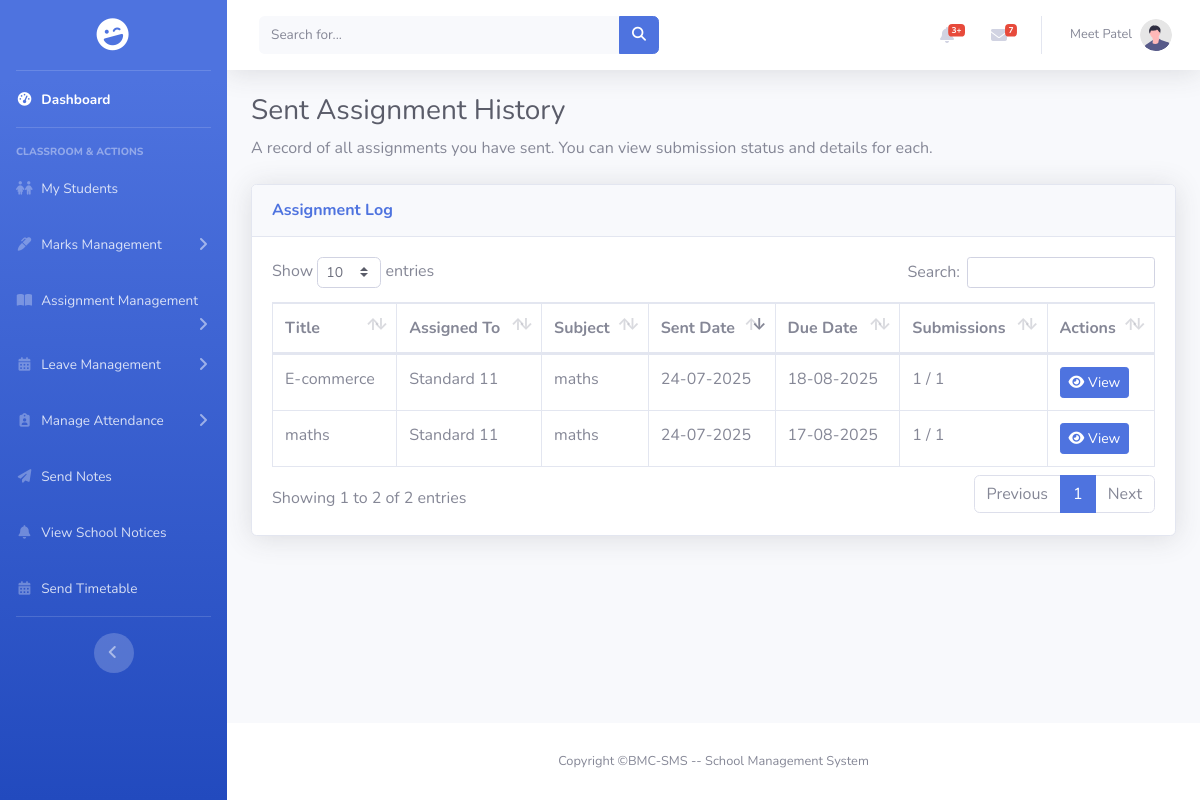
/pages/assignments/assignment_history.php (signed in), run on an earlier commit of the app's database.
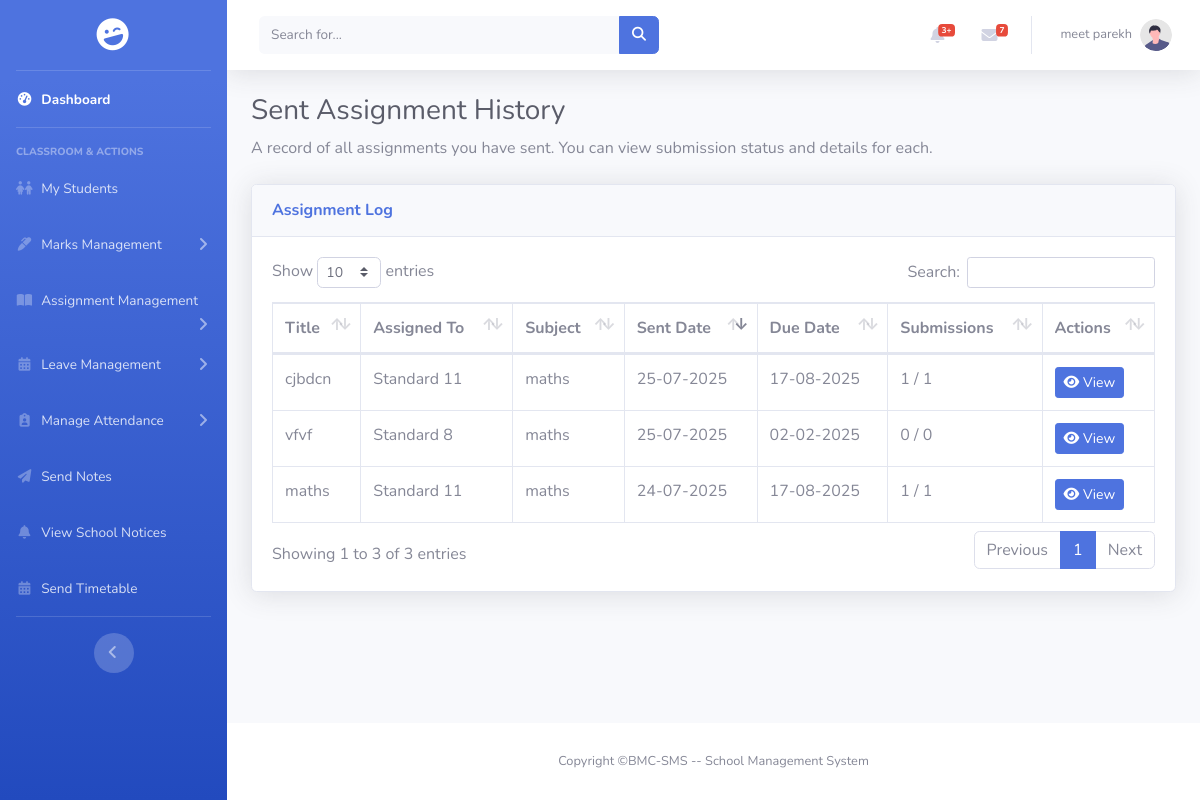
And on a later commit of the database.
### tables this page shows
CREATE TABLE `assignments` (
  `id` int(11) NOT NULL,
  `teacher_id` int(11) NOT NULL,
  `school_id` int(11) NOT NULL,
  `standard` varchar(50) NOT NULL,
  `subject` varchar(100) NOT NULL,
  `title` varchar(255) NOT NULL,
  `description` text NOT NULL,
  `file_path` varchar(255) DEFAULT NULL,
  `original_filename` varchar(255) DEFAULT NULL,
  `due_date` date DEFAULT NULL,
  `created_at` timestamp NOT NULL DEFAULT current_timestamp()
);

### encryption.php (called while the page is built, shortened)
<?php
function decrypt_id($encrypted)
{
    return openssl_decrypt($encrypted, ENCRYPTION_METHOD, ENCRYPTION_KEY, 0, ENCRYPTION_IV);
}

### pages/assignments/assignment_history.php (the view, shortened to what the changed rows need)
<?php
include_once "../../encryption.php";
include_once "../../includes/connect.php";
$userId = null;
if (isset($_COOKIE['encrypted_user_id'])) {
    $userId = decrypt_id($_COOKIE['encrypted_user_id']);
}
$stmt = $conn->prepare("
    SELECT
        a.id,
        a.title,
        a.standard,
        a.subject,
        a.created_at,
        a.due_date,
        (SELECT COUNT(*) FROM assignment_submissions s WHERE s.assignment_id = a.id) as submission_count,
        (SELECT COUNT(*) FROM student st WHERE st.school_id = a.school_id AND st.std = a.standard) as total_students
    FROM assignments a
    WHERE a.teacher_id = ?
    ORDER BY a.created_at DESC
");
$stmt->bind_param("i", $userId);
$stmt->execute();
$result = $stmt->get_result();
$assignments = $result->fetch_all(MYSQLI_ASSOC);
?>
<!DOCTYPE html>
<html lang="en">
<head>
    <link href="../../assets/vendor/fontawesome-free/css/all.min.css" rel="stylesheet" type="text/css">
    <link href="../../assets/css/sb-admin-2.min.css" rel="stylesheet">
    <link rel="stylesheet" href="https://cdnjs.cloudflare.com/ajax/libs/font-awesome/6.5.2/css/all.min.css" />
    <link href="../../assets/vendor/datatables/dataTables.bootstrap4.min.css" rel="stylesheet">
    <link rel="stylesheet" href="../../assets/css/scrollbar_hidden.css">
    <link rel="stylesheet" href="../../assets/css/sidebar.css">
</head>
<body id="page-top">
    <div id="wrapper">
        <div id="content-wrapper" class="d-flex flex-column">
            <div id="content">
                <?php include '../../includes/header.php'; ?>
                <div class="container-fluid">
                    <h1 class="h3 mb-2 text-gray-800">Sent Assignment History</h1>
                    <div class="card shadow mb-4">
                        <div class="card-body">
                            <div class="table-responsive">
                                <table class="table table-bordered" id="dataTable" width="100%" cellspacing="0">
                                    <thead>
                                        <tr>
                                            <th>Title</th>
                                            <th>Assigned To</th>
                                            <th>Subject</th>
                                            <th>Sent Date</th>
                                            <th>Due Date</th>
                                            <th>Submissions</th>
                                            <th>Actions</th>
                                        </tr>
                                    </thead>
                                    <tbody>
                                        <?php if (!empty($assignments)): ?>
                                            <?php foreach ($assignments as $assignment): ?>
                                                <tr>
                                                    <td><?php echo htmlspecialchars($assignment['title']); ?></td>
                                                    <td>Standard <?php echo htmlspecialchars($assignment['standard']); ?></td>
                                                    <td><?php echo htmlspecialchars($assignment['subject']); ?></td>
                                                    <td><?php echo date("d-m-Y", strtotime($assignment['created_at'])); ?></td>
                                                    <td><?php echo date("d-m-Y", strtotime($assignment['due_date'])); ?></td>
                                                    <td><?php echo htmlspecialchars($assignment['submission_count']); ?> / <?php echo htmlspecialchars($assignment['total_students']); ?></td>
                                                    <td>
                                                        <a href="view_submissions.php?id=<?php echo $assignment['id']; ?>" class="btn btn-primary btn-sm" title="View Submissions">
                                                            <i class="fas fa-eye"></i> View
                                                        </a>
                                                    </td>
                                                </tr>
                                            <?php endforeach; ?>
                                        <?php else: ?>
                                            <tr>
                                                <td colspan="7" class="text-center">You have not sent any assignments yet.</td>
                                            </tr>
                                        <?php endif; ?>
                                    </tbody>
                                </table>
                            </div>
                        </div>
                    </div>
                </div>
            </div>
        </div>
    </div>
</body>
</html>

### includes/header.php (shortened to what the changed rows need)
<?php
include_once $_SERVER['DOCUMENT_ROOT'] . '/BMC-SMS/encryption.php';
$userName = 'Guest';
$userProfileImage = BASE_WEB_PATH . 'assets/images/undraw_profile.svg';
$isLoggedIn = false;
if (isset($_COOKIE['encrypted_user_role'])) {
    $isLoggedIn = true;
    $user_role = decrypt_id($_COOKIE['encrypted_user_role']);
    if ($user_role === 'bmc') {
        $userName = 'BMC Admin';
    } else {
        if (isset($_COOKIE['encrypted_user_name'])) {
            $userName = decrypt_id($_COOKIE['encrypted_user_name']);
        }
    }
}
?>
<nav class="navbar navbar-expand navbar-light bg-white topbar mb-4 static-top shadow">
    <ul class="navbar-nav ml-auto">
        <?php if ($isLoggedIn): ?>
            <li class="nav-item dropdown no-arrow">
                <a class="nav-link dropdown-toggle" href="#" id="userDropdown" role="button" data-toggle="dropdown"
                    aria-haspopup="true" aria-expanded="false">
                    <span class="mr-2 d-none d-lg-inline text-gray-600 small"><?php echo htmlspecialchars($userName); ?></span>
                    <img class="img-profile rounded-circle"
                        src="<?php echo htmlspecialchars($userProfileImage); ?>"
                        onerror="this.src='<?php echo BASE_WEB_PATH; ?>assets/images/undraw_profile.svg';"
                        alt="Profile"
                        style="width: 32px; height: 32px; object-fit: cover;">
                </a>
            </li>
        <?php endif; ?>
    </ul>
</nav>

What changed in the data, as far as the page shows it:
removed assignments: title "E-commerce", standard "11", subject "maths", created_at "24-07-2025", due_date "18-08-2025", submission_count "1", total_students "1"
added assignments: title "cjbdcn", standard "11", subject "maths", created_at "25-07-2025", due_date "17-08-2025", submission_count "1", total_students "1"
added assignments: title "vfvf", standard "8", subject "maths", created_at "25-07-2025", due_date "02-02-2025", submission_count "0", total_students "0"
Also different on the page:
$userName: "Meet Patel" → "meet parekh"
text written by a page script: "Show entries Search: Showing 1 to 2 of 2 entries Previous 1 Next" → "Show entries Search: Showing 1 to 3 of 3 entries Previous 1 Next"
